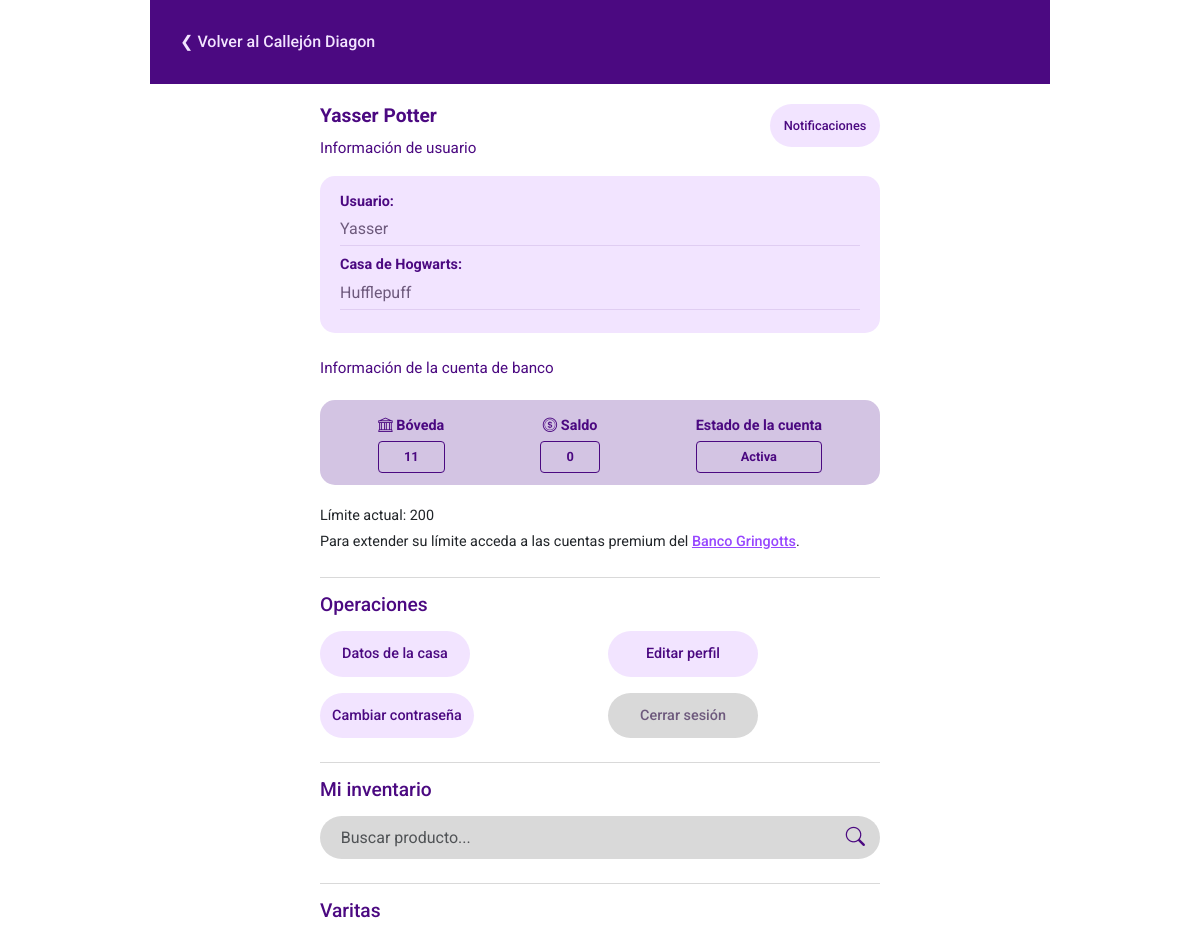
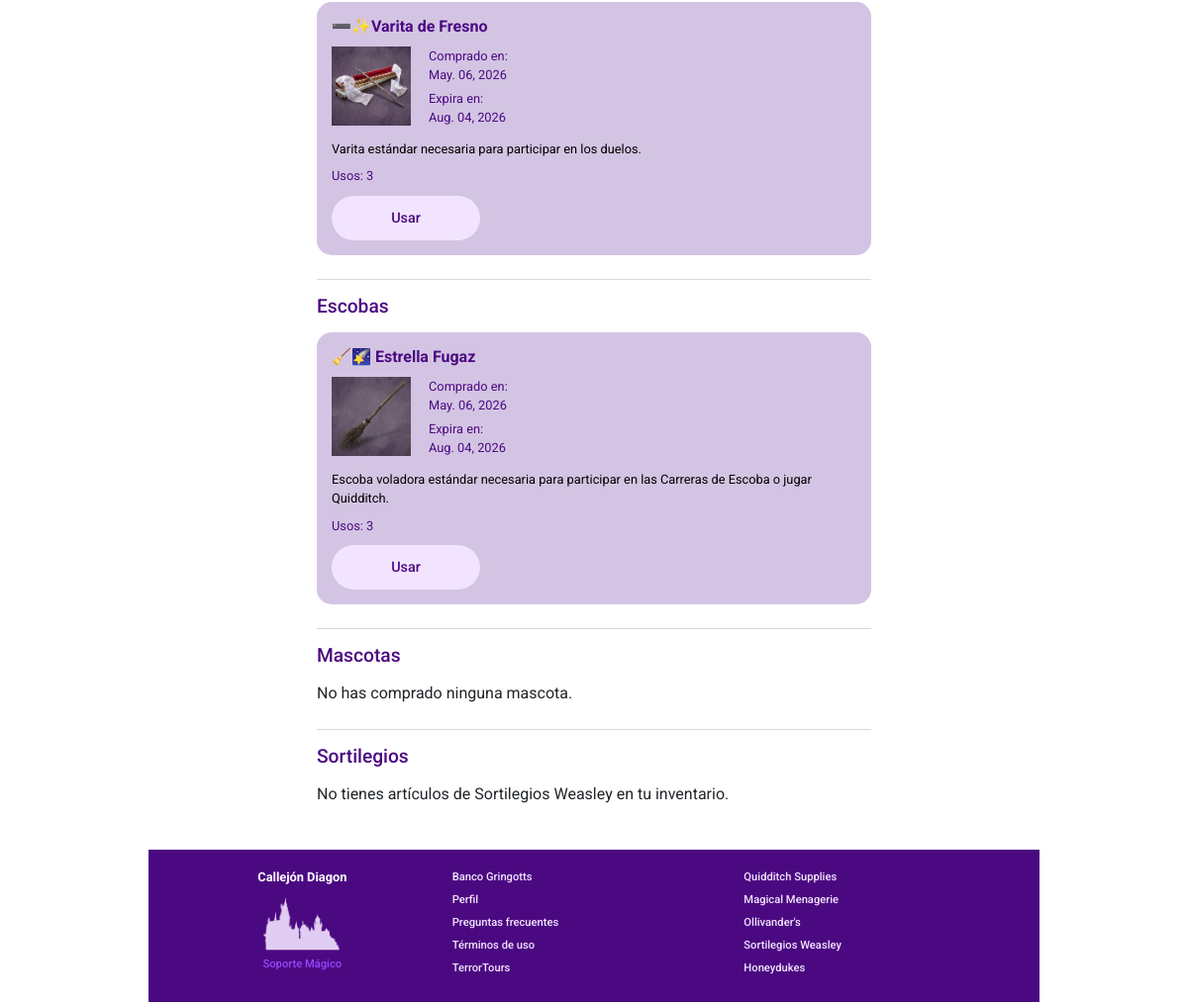
Screenshot of /users/profile/ (signed in) with the database file from the repository (2 pictures, top to bottom).
### apps/users/models.py (models this page shows, shortened)
class CustomUser(AbstractUser):
    id = models.PositiveIntegerField(primary_key=True, unique=True)
    first_name = None
    last_name = None
    ROLE_CHOICES = [
        ('admin', 'Administrador'),
        ('student', 'Estudiante'),
        ('banker', 'Banquero'),
        ('shopkeeper', 'Dependiente'),
    ]
    role = models.CharField(choices=ROLE_CHOICES, default='student')
    username = models.CharField(
        max_length=100,
        unique=True
    )
    full_name = models.CharField(max_length=150, unique=True)
    HOUSE_CHOICES = [
        ('gryffindor', 'Gryffindor'),
        ('hufflepuff', 'Hufflepuff'),
        ('ravenclaw', 'Ravenclaw'),
        ('slytherin', 'Slytherin'),
    ]
    house = models.CharField(null=True, blank=True, choices=HOUSE_CHOICES)

### apps/bank/models.py (models this page shows)
class BankAccount(models.Model):
    user = models.OneToOneField(
        CustomUser,
        on_delete=models.CASCADE,
        limit_choices_to={'role': 'student'},
        related_name='bank_account',
        primary_key=True
    )
    balance = models.IntegerField(default=20)
    last_pur_date = models.DateField(null=True, blank=True)
    is_frozen = models.BooleanField(default=False)
    frozen_date = models.DateField(null=True, blank=True)
    ACCOUNT_TYPES = [
        ('standard', 'Standard'),
        ('premium', 'Premium'),
        ('vip', 'VIP'),
    ]
    account_type = models.CharField(choices=ACCOUNT_TYPES, default='standard')
    created_at = models.DateField(auto_now_add=True)
    upgraded_at = models.DateField(null=True, blank=True)
    duration_days = models.PositiveIntegerField(null=True, blank=True)
    weekly_transactions_left = models.PositiveIntegerField(default=1)
    last_trans_date = models.DateField(null=True, blank=True)
    @property
    def current_limit(self):
        if self.account_type == 'vip':
            return None
        return {
            'standard': 200,
            'premium': 400,
        }.get(self.account_type, 200)
    @property
    def premium_ex_date(self):
        if self.account_type == 'premium' and self.upgraded_at and self.duration_days:
            return self.upgraded_at + timedelta(days=self.duration_days)
        return None

### apps/stores/models.py (models this page shows, shortened)
class InventoryItem(models.Model):
    user = models.ForeignKey(
        User, on_delete=models.CASCADE, related_name='inventory_items')
    product = models.ForeignKey(
        'Product', on_delete=models.CASCADE, related_name='inventory_items')
    store = models.ForeignKey(
        'Store', on_delete=models.CASCADE, related_name='inventory_items')
    uses = models.PositiveIntegerField(null=True, blank=True)
    pur_date = models.DateField(auto_now_add=True)
    @property
    def ex_date(self):
        if self.product.duration_days:
            return self.pur_date + timedelta(days=self.product.duration_days)
        return None
    @property
    def is_near_ex(self):
        if not self.ex_date:
            return False
        today = timezone.now().date()
        delta_days = (self.ex_date - today).days
        return 0 <= delta_days <= 3

class Product(models.Model):
    name = models.CharField(max_length=130)
    description = models.TextField()
    price = models.PositiveIntegerField()
    store = models.ForeignKey(
        Store, on_delete=models.CASCADE, related_name='products'
    )
    PRODUCT_TYPES = [
        ('broom', 'Escoba'),
        ('pet', 'Mascota'),
        ('wand', 'Varita'),
        ('wheezes', 'Sortilegios'),
        ('misc', 'Miscelaneos'),
    ]
    product_type = models.CharField(max_length=20, choices=PRODUCT_TYPES, default='misc')
    duration_days = models.PositiveIntegerField(blank=True, null=True)
    uses = models.PositiveIntegerField(null=True, blank=True)
    stackable = models.BooleanField(default=False)
    @property
    def image_url(self):
        return static(f"imgs/products/{self.id}.png")

### apps/users/views.py (the view, shortened to what this page needs)
# urls.py: path('profile/', views.profile_view, name='profile'),
@login_required
def profile_view(request):
    user = request.user
    bank_account = get_object_or_404(BankAccount, user_id=user.id)
    notifications = Notification.objects.filter(user=user, read=False).exists()
    wands = InventoryItem.objects.select_related('product').filter(
        user_id=user.id, product__product_type='wand')
    brooms = InventoryItem.objects.select_related('product').filter(
        user_id=user.id, product__product_type='broom')
    pets = InventoryItem.objects.select_related('product').filter(
        user_id=user.id, product__product_type='pet')
    wheezes = InventoryItem.objects.select_related('product').filter(
        user_id=user.id, product__product_type='wheezes')
    query = request.GET.get("q")
    if query:
        wands = wands.filter(product__name__icontains=query)
        brooms = brooms.filter(product__name__icontains=query)
        pets = pets.filter(product__name__icontains=query)
        wheezes = wheezes.filter(product__name__icontains=query)
    usage_message = None
    pending_loans = Loan.objects.filter(
        user=user, approved=True, state='pending').exists()
    context = {
        'user': user,
        'account': bank_account,
        'notifications': notifications,
        'wands': wands,
        'brooms': brooms,
        'pets': pets,
        'wheezes': wheezes,
        'query': query,
        'usage_message': usage_message,
        'pending_loans': pending_loans,
    }
    return render(request, 'profile/profile.html', context)

### apps/users/templates/profile/profile.html (shortened to what this page needs)
{% extends 'base.html' %}
{% load static %}
{% block head %}
<link rel="stylesheet" href="{% static 'css/profile.css' %}">
{% endblock %}
{% block body %}
{% include "components/nav.html" with url_link='home' url_name="Callejón Diagon" %}
<main class="profile-container">
    <div class="d-flex justify-content-between align-items-start mb-3">
        <div class="user-header">
            <h2 class="main-title">{{ user.full_name }}</h2>
            <p class="subtitle">Información de usuario</p>
        </div>
        <button type="button" class="btn btn-primary btn-not position-relative" data-bs-toggle="modal"
            data-bs-target="#notificationsModal">
            Notificaciones
        </button>
    </div>
    <section class="info-card-purple mb-4">
        <div class="info-row">
            <span class="label">Usuario:</span> <span class="value">{{ user.username }}</span>
        </div>
        <div class="info-row">
            <span class="label">Casa de Hogwarts:</span> <span class="value">{{ user.house|title }}</span>
        </div>
    </section>
    <section class="bank-section mb-4">
        <p class="subtitle">Información de la cuenta de banco</p>
        {% include "components/account_card.html" %}
        <div class="bank-info">
            {% if user.bank_account.current_limit %}
            <p class="limit-text mt-2">Límite actual: {{ user.bank_account.current_limit }}</p>
            {% endif %}
            <p class="limit-subtext">Para extender su límite acceda a las cuentas premium del
                <a href="{% url 'bank' %}" class="dark-link">Banco Gringotts</a>.
            </p>
        </div>
    </section>
    <section class="mb-4">
        <h3 class="section-title-purple">Operaciones</h3>
        <div class="row g-3">
            <div class="col-6">
                <button type="button" class="btn btn-primary" data-bs-toggle="modal" data-bs-target="#houseStatsModal">
                    Datos de la casa
                </button>
            </div>
            <div class="col-6"><a href="{% url 'edit_profile' %}" class="btn btn-primary">Editar perfil</a></div>
            <div class="col-6"><a href="{% url 'update_password' %}" class="btn btn-primary">Cambiar
                    contraseña</a></div>
            <div class="col-6">
                <form method="POST" action="{% url 'logout' %}">
                    <button type="button" class="btn btn-secondary" data-message="¿Seguro de que deseas cerrar sesión?"
                        onclick="showConfirm(this)">Cerrar
                        sesión</button>
                </form>
            </div>
        </div>
    </section>
    <section class="inventory-section" id="inventory">
        <h3 class="section-title-purple">Mi inventario</h3>
        <form method="GET" class="search-container mb-4" action="{% url 'profile' %}#inventory">
            <input type="text" name="q" value="{{ query|default_if_none:'' }}"
                class="form-control search-input form-input" placeholder="Buscar producto...">
            <button type="submit" class="search-button">
                <i class="bi bi-search"></i>
            </button>
        </form>
        {% if not wands and not brooms and not pets and not wheezes %}
        <p>No tienes artículos en tu inventario{% if query %} que coincidan con "{{ query }}"{% endif %}.</p>
        {% else %}
        <div class="category-block mb-4">
            <h4 class="category-title">Varitas</h4>
            <div class="inventory-grid d-flex flex-wrap gap-3">
                {% for item in wands %}
                {% include "profile/inventory_section.html" with item=item %}
                {% empty %}
                <p class="empty-text">No tienes varitas en tu inventario{% if query %} que coincidan con "{{ query }}"
                    {%endif %}.</p>
                {% endfor %}
            </div>
        </div>
        <div class="category-block mb-4">
            <h4 class="category-title">Escobas</h4>
            <div class="inventory-grid d-flex flex-wrap gap-3">
                {% for item in brooms %}
                {% include "profile/inventory_section.html" with item=item %}
                {% empty %}
                <p class="empty-text">No tienes escobas en tu inventario{% if query %} que coincidan con "{{ query }}"
                    {% endif %}.</p>
                {% endfor %}
            </div>
        </div>
        <div class="category-block mb-4">
            <h4 class="category-title">Mascotas</h4>
            <div class="inventory-grid d-flex flex-wrap gap-3">
                {% for item in pets %}
                {% include "profile/inventory_section.html" with item=item %}
                {% empty %}
                <p class="empty-text">No has comprado ninguna mascota.
                </p>
                {% endfor %}
            </div>
        </div>
        <div class="category-block mb-4">
            <h4 class="category-title">Sortilegios</h4>
            <div class="inventory-grid d-flex flex-wrap gap-3">
                {% for item in wheezes %}
                {% include "profile/inventory_section.html" with item=item %}
                {% empty %}
                <p class="empty-text">No tienes artículos de Sortilegios Weasley en tu inventario.
                </p>
                {% endfor %}
            </div>
        </div>
        {% endif %}
    </section>
</main>
{% endblock %}
{% block footer %}
{% include "components/footer.html" %}
{% endblock %}

### templates/components/account_card.html (shortened to what this page needs)
<div class="account-card {% if account.is_frozen %}frozen{% endif %}">
    <div class="card-grid">
        <div class="card-item">
            <span class="label"><i class="bi bi-bank"></i> Bóveda</span>
            <div class="value-box">{{ account.pk }}</div>
        </div>
        <div class="card-item">
            <span class="label"><i class="bi bi-coin"></i> Saldo</span>
            <div class="value-box">{{ account.balance }}</div>
        </div>
        <div class="card-item">
            <span class="label">Estado de la cuenta</span>
            <div class="value-box status-text">
                {% if account.is_frozen %}Congelada{% else %}Activa{% endif %}
            </div>
        </div>
    </div>
</div>

### apps/users/templates/profile/inventory_section.html (shortened to what this page needs)
<div class="inventory-card">
    <div class="card-content">
        <h5 class="item-name">{{ item.product.name }}</h5>
        <div class="d-flex gap-2">
            <div class="item-image-placeholder">
                <img src="{{ item.product.image_url }}" alt="Imagen de {{item.product.name}}" />
            </div>
            <div class="item-details">
                <p>Comprado en: <br><span>{{ item.pur_date|date:"M. d, Y" }}</span></p>
                {% if item.ex_date %}
                <p>Expira en: <br>
                    <span class="{% if item.is_near_ex %}text-warning{% endif %}">
                        {{ item.ex_date|date:"M. d, Y"}}
                    </span>
                </p>
                {% endif %}
            </div>
        </div>
        <p class="item-desc">{{ item.product.description }}</p>
        {% if item.uses %}
        <p class="item-uses">Usos: {{ item.uses }}</p>
        <form method="POST" class="mt-auto">
            <button type="button" class="btn btn-primary" data-title="Confirmación de uso"
                data-message="¿Deseas usar el producto {{ item.product.name }} (Esta acción es irreversible)?"
                onclick="showConfirm(this)">
                Usar
            </button>
        </form>
        {% endif %}
    </div>
</div>

### rows the page displays
CustomUser: full_name "Yasser Potter", username "Yasser", house "Hufflepuff", bank_account.current_limit "200"
BankAccount: pk "11", balance "0"
InventoryItem: product.name "➖✨Varita de Fresno", shows a picture, pur_date "May. 06, 2026", ex_date "Aug. 04, 2026", product.description "Varita estándar necesaria para participar en los duelos.", uses "3"
InventoryItem: product.name "🧹🌠 Estrella Fugaz", shows a picture, pur_date "May. 06, 2026", ex_date "Aug. 04, 2026", product.description "Escoba voladora estándar necesaria para participar en las Carreras de Escoba o jugar Quidditch.", uses "3"

### other values shown
{{ url_name }} "Callejón Diagon"
